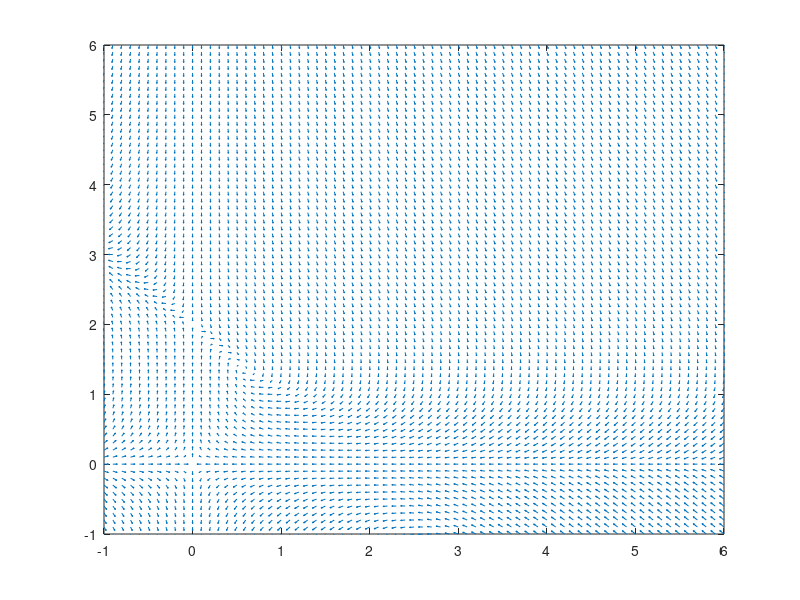

The MATLAB script that drew this image: (Note: this script raises an error after producing the figure.)
close all; clear all; 
% Following code is from flow.m
%%
% Generating Vector field for Logistic Predator-Prey equation
x1min = -1; x1max = 6; x2min = -1; x2max = 6;
x1step = 0.1; x2step = 0.1; 
[x1, x2] = meshgrid(x1min:x1step:x1max, x2min:x2step:x2max);
a = 1.5;
b = 1.1;
c = 2.5;
d = 1.4;
k = 0.5;
dx1 = -a*x1+(b*x1.*x2);  
dx2 = c*(1-k*x2).*x2-(d*x1.*x2); 
dx1 = dx1./sqrt(dx1.^2 + dx2.^2); 
dx2 = dx2./sqrt(dx1.^2 + dx2.^2); 
quiver(x1, x2, dx1,dx2,'AutoScaleFactor',0.5)
axis([x1min x1max x2min x2max])
% Calling project_system_3_2_2.m for ode45 to find solutions with initial
% conditions x1 = 0.5, x2 = 1
%{
function vprime = project_system_3_2_2(t, v)
    x1 = v(1);
    x2 = v(2);
    a = 1.5;
    b = 1.1;
    c = 2.5;
    d = 1.4;
    k = 0.5;
    
    vprime = zeros(2, 1);
    
    vprime(1) = -a*x1+(b*x1.*x2);
    vprime(2) = c*(1-k*x2).*x2-(d*x1.*x2);
end
%}
[t_out, v_out] = ode45(@project_system_3_2_2, [0,50], [0.5,1]);

figure(1)
hold on
xlabel('$x1$','Interpreter','latex')
ylabel('$x2$','Interpreter','latex')
title('Vector field example','Interpreter','latex')
x2_=@(x) (1/k)-(d/(c*k))*x;
x=-1:0.1:6;
n0=plot(x, x2_(x));  n0.LineWidth = 1; n0.Color ='k';

% Adding nullclines and equilibrium solutions
f=a/b;
n3 = line([0 0], ylim); n1 = refline([0 a/b]);
n2 = refline([0 0]);
n1.LineWidth = 1; n2.LineWidth = 1; n3.LineWidth = 1;
n1.Color = 'k'; n2.Color = 'k'; n3.Color = 'k';
plot((c*b-a*c*k)/(b*d),a/b, 'g.', 'MarkerSize', 20);
plot(0,0, 'g.', 'MarkerSize', 20);
plot(v_out(:,1), v_out(:,2),'LineWidth',1,"Color",'r')
hold off
%%
% Component Curves of Logistic Predator-Prey equation
figure(2)
hold on
plot(t_out, v_out(:,1))
plot(t_out, v_out(:,2))
legend('Deer Population', 'Mountain Lion Population')
title('Component Curves of Logistic System')
xlabel('Time')
ylabel('Population in Dozens')
hold off


